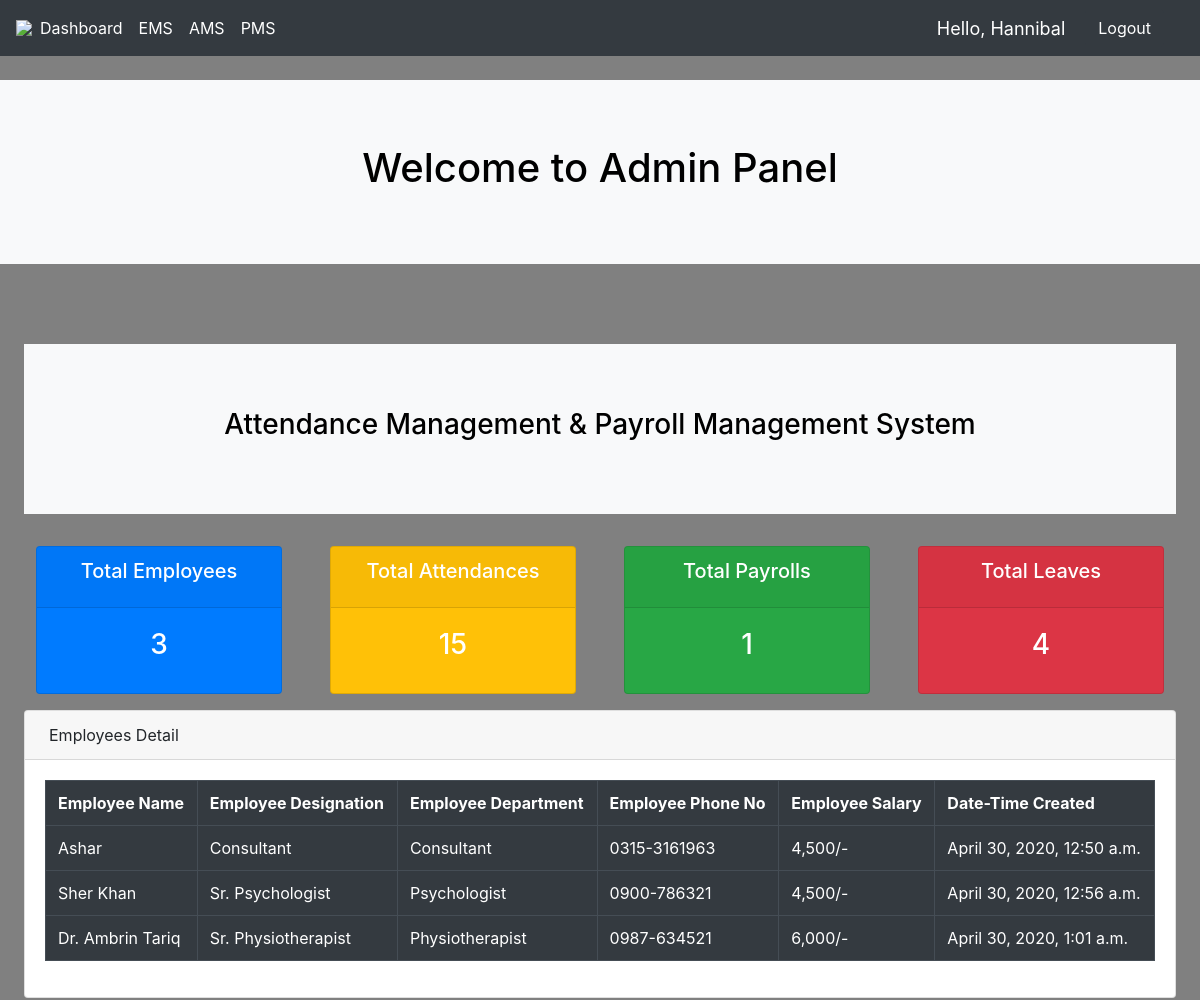
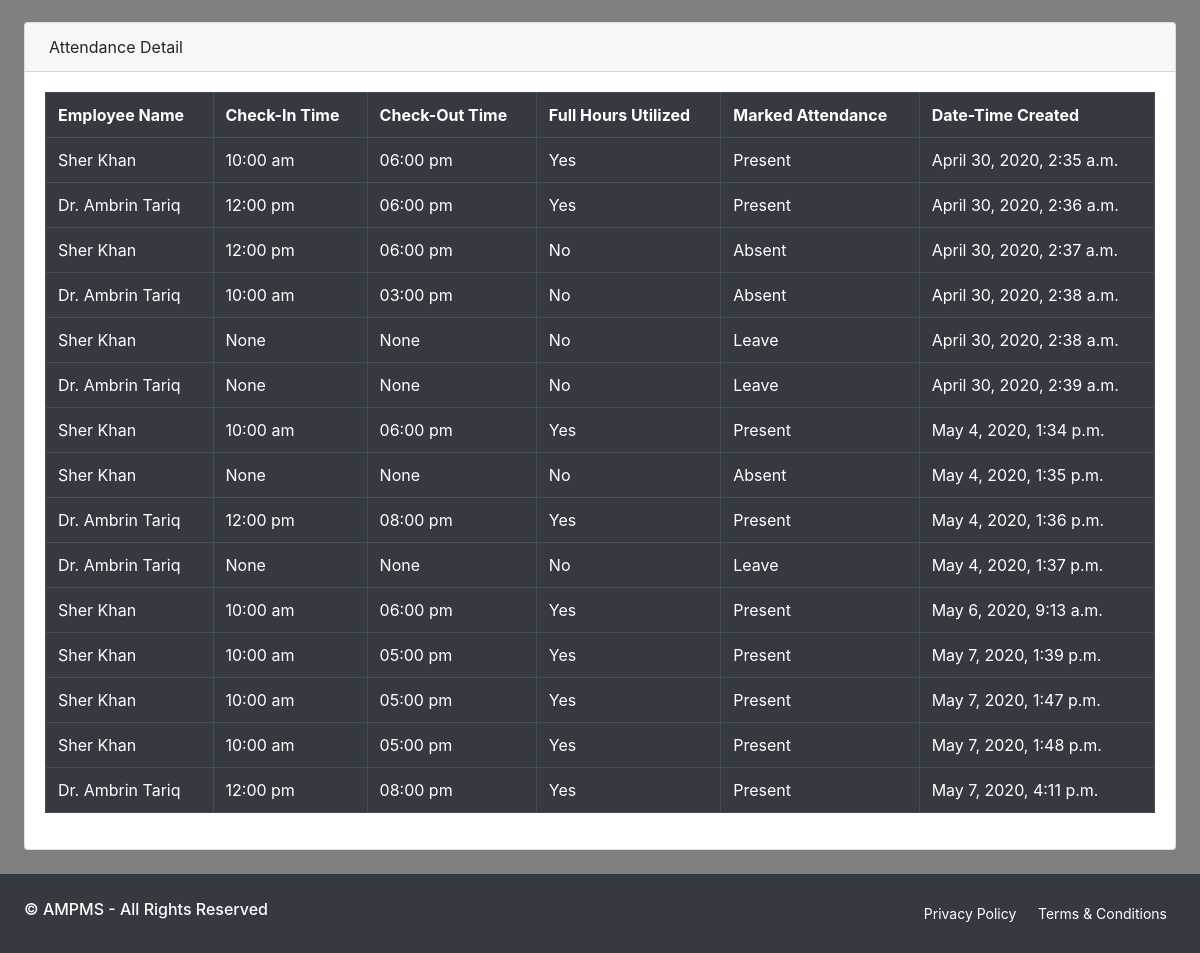
The app's page / (signed in) with its own data (2 pictures, top to bottom).
### Project/models.py (models this page shows, shortened)
class Employee(models.Model):
    DEPARTMENT = (
        ('Psychologist', 'Psychologist'),
        ('Physiotherapist', 'Physiotherapist'),
        ('Consultant', 'Consultant'),
        ('Intern', 'Intern')
    )
    EDUCATION = (
        ('Bachelors', 'Bachelors'),
        ('Masters', 'Masters')
    )
    employee_user_id = models.OneToOneField(User, null=True, blank=False, on_delete=models.CASCADE)
    Full_Name = models.CharField(max_length=200, null=True)
    Email_Address = models.EmailField(max_length=200, null=True)
    CNIC = models.CharField(max_length=200, null=True)
    Password = models.CharField(max_length=200, blank=True, null=True)
    Confirm_Password = models.CharField(max_length=200, blank=True, null=True)
    Phone_No = models.CharField(max_length=200, null=True)
    Department = models.CharField(max_length=200, null=True, choices=DEPARTMENT)
    Designation = models.CharField(max_length=200, null=True)
    Salary = models.CharField(max_length=100, null=True)
    Experience = models.CharField(max_length=200, null=True)
    Education = models.CharField(max_length=200, null=True, choices=EDUCATION)
    Profile_Pic = models.ImageField(default="Male Profile Avatar.png", null=True, blank=True)
    Date_created = models.DateTimeField(auto_now_add=True)
    def __str__(self):
        return self.Full_Name

class Attendance(models.Model):
    CHECKED_IN = (
        ('Yes', 'Yes'),
        ('No', 'No')
    )
    CHECKED_OUT = (
        ('Yes', 'Yes'),
        ('No', 'No')
    )
    STATUS = (
        ('Working', 'Working'),
        ('End', 'End'),
        ('Extra Shift', 'Extra Shift'),
        ('On Leave', 'On Leave'),
    )
    MARK = (
        ('Present', 'Present'),
        ('Absent', 'Absent'),
        ('Leave', 'Leave'),
    )
    EARLY_GOING = (
        ('Yes', 'Yes'),
        ('No', 'No'),
    )
    LATE_COMMING = (
        ('Yes', 'Yes'),
        ('No', 'No'),
    )
    HOURS_UTILIZED = (
        ('Yes', 'Yes'),
        ('No', 'No'),
    )
    Employee_Name = models.ForeignKey(Employee, null=True, on_delete=models.SET_NULL)
    Check_In = models.CharField(max_length=50, null=True, choices=CHECKED_IN)
    Time_In = models.CharField(max_length=100, null=True)
    Check_Out = models.CharField(max_length=50, null=True, choices=CHECKED_OUT)
    Time_Out = models.CharField(max_length=100, null=True)
    Early_Going = models.CharField(max_length=50, blank=True, null=True, choices=EARLY_GOING)
    Late_Comming = models.CharField(max_length=50, blank=True, null=True, choices=LATE_COMMING)
    leave = models.ForeignKey(Leave, blank=True, null=True, on_delete=models.SET_NULL)
    Status = models.CharField(max_length=100, null=True, choices=STATUS)
    FullHours_Utilized = models.CharField(max_length=50, null=True, choices=HOURS_UTILIZED)
    Mark_Attendance = models.CharField(max_length=100, null=True, choices=MARK)
    Date_created = models.DateTimeField(auto_now_add=True)

### Project/decorators.py (the view)
    def wrapper_function(request, *args, **kwargs):
        group = None
        if request.user.groups.exists():
            group = request.user.groups.all()[0].name
        if group == 'Employees':
            return redirect('emp_dashboard')
        if group == 'Admin':
            return view_func(request, *args, **kwargs)

### Project/views.py (called while the page is built)
@login_required(login_url=login_page)
@admin_only
def home(request):
    employees = Employee.objects.all()
    attendances = Attendance.objects.all()
    payrolls = Payroll.objects.all()
    leaves = Leave.objects.all()
    total_employee = employees.count()
    total_leave = leaves.count
    total_attendance = attendances.count()
    total_payroll = payrolls.count()
    context = {'employees': employees, 'attendances': attendances,
               'payrolls': payrolls, 'total_leave': total_leave,
               'total_employee': total_employee, 'total_attendance': total_attendance,
               'total_payroll': total_payroll}
    return render(request, 'projects/Dashboard.html', context)

### Project/templates/projects/Dashboard.html (shortened to what this page needs)
{% extends 'projects/Main.html' %}
{% load static %}
{% block content %}
<link rel="stylesheet" href="https://cdnjs.cloudflare.com/ajax/libs/Chart.js/2.9.3/Chart.css" />
<link rel="stylesheet" href="https://cdnjs.cloudflare.com/ajax/libs/Chart.js/2.9.3/Chart.min.css" />
<link href="{% static 'CSS/styles.css' %}" rel="stylesheet">
<br>
<div class="jumbotron jumbotron-fluid bg-light">
    <h1 align="center">
        <font color="Black">Welcome to Admin Panel</font>
    </h1>
</div>
<br>
<br>
<div id="layoutSidenav_content">
    <div class="container-fluid">
        <div class="jumbotron jumbotron-fluid bg-light">
            <h3 align="center">
                <font color="Black">Attendance Management & Payroll Management System</font>
            </h3>
        </div>
        <div class="row">
            <div class="col">
                <div class="col-md">
                    <div class="card text-center text-white bg-primary mb-3">
                        <div class="card-header">
                            <h5 class="card-title">Total Employees</h5>
                        </div>
                        <div class="card-body">
                            <h3 class="card-title">{{total_employee}}</h3>
                        </div>
                    </div>
                </div>
            </div>
            <div class="col">
                <div class="col-md">
                    <div class="card text-center text-white bg-warning mb-3">
                        <div class="card-header">
                            <h5 class="card-title">Total Attendances</h5>
                        </div>
                        <div class="card-body">
                            <h3 class="card-title">{{total_attendance}}</h3>
                        </div>
                    </div>
                </div>
            </div>
            <div class="col">
                <div class="col-md">
                    <div class="card text-center text-white bg-success mb-3">
                        <div class="card-header">
                            <h5 class="card-title">Total Payrolls</h5>
                        </div>
                        <div class="card-body">
                            <h3 class="card-title">{{total_payroll}}</h3>
                        </div>
                    </div>
                </div>
            </div>
            <div class="col">
                <div class="col-md">
                    <div class="card text-center text-white bg-danger mb-3">
                        <div class="card-header">
                            <h5 class="card-title">Total Leaves</h5>
                        </div>
                        <div class="card-body">
                            <h3 class="card-title">{{total_leave}}</h3>
                        </div>
                    </div>
                </div>
            </div>
        </div>
        <div class="card mb-4">
            <div class="card-header">Employees Detail</div>
            <div class="card-body">
                <div class="table-responsive">
                    <table class="table table-bordered table-dark text-white" id="dataTable" width="100%" cellspacing="0">
                        <tr>
                            <th>Employee Name</th>
                            <th>Employee Designation</th>
                            <th>Employee Department</th>
                            <th>Employee Phone No</th>
                            <th>Employee Salary</th>
                            <th>Date-Time Created</th>
                        </tr>
                        {% for e in employees %}
                        <tr>
                            <td>{{e.Full_Name}}</td>
                            <td>{{e.Designation}}</td>
                            <td>{{e.Department}}</td>
                            <td>{{e.Phone_No}}</td>
                            <td>{{e.Salary}}</td>
                            <td>{{e.Date_created}}</td>
                        </tr>
                        {% endfor %}
                    </table>
                </div>
            </div>
        </div>
        <div class="card mb-4">
            <div class="card-header">Attendance Detail</div>
            <div class="card-body">
                <div class="table-responsive">
                    <table class="table table-bordered table-dark text-white" width="100%" cellspacing="0">
                        <tr>
                            <th>Employee Name</th>
                            <th>Check-In Time</th>
                            <th>Check-Out Time</th>
                            <th>Full Hours Utilized</th>
                            <th>Marked Attendance</th>
                            <th>Date-Time Created</th>
                        </tr>
                        {% for a in attendances %}
                        <tr>
                            <td>{{a.Employee_Name}}</td>
                            <td>{{a.Time_In}}</td>
                            <td>{{a.Time_Out}}</td>
                            <td>{{a.FullHours_Utilized}}</td>
                            <td>{{a.Mark_Attendance}}</td>
                            <td>{{a.Date_created}}</td>
                        </tr>
                    {% endfor %}
                    </table>
                </div>
            </div>
        </div>
    </div>
</div>
{% endblock %}

### Project/templates/projects/Main.html (shortened to what this page needs)
{% load static %}
<html>
    <head>
        <link rel="stylesheet"
              href="https://stackpath.bootstrapcdn.com/bootstrap/4.3.1/css/bootstrap.min.css"
>
    </head>
    <body>
        {% include 'projects/Navbar.html' %}
        {% block content %}
        {% endblock %}
    </body>
    <footer class="py-4 bg-dark mt-auto">
        <div class="container-fluid">
            <div class="d-flex align-items-center justify-content-between small">
                <div class="text-muted">
                    <h6><font color="White">&copy; AMPMS - All Rights Reserved</font></h6>
                </div>
                <div>
                    <a class="btn btn-sm btn-dark" href="#">Privacy Policy</a>
                    <a class="btn btn-sm btn-dark" href="#">Terms &amp; Conditions</a>
                </div>
            </div>
        </div>
    </footer>
</html>

### Project/templates/projects/Navbar.html (shortened to what this page needs)
{% load static %}
<nav class="navbar navbar-expand-lg navbar-light bg-dark">
  <img src="{% static 'Images/logo final test.png' %}">
  <div class="collapse navbar-collapse" id="navbarNav">
    <ul class="navbar-nav">
      <li class="nav-item active">
        <a class="nav-link nav text-white" href="{% url 'home' %}">Dashboard</a>
      </li>
      <li class="nav-item active">
        <a class="nav-link nav text-white" href="{% url 'user' %}">EMS</a>
      </li>
      <li class="nav-item active">
        <a class="nav-link nav text-white" href="{% url 'attendance' %}">AMS</a>
      </li>
      <li class="nav-item active">
        <a class="nav-link nav text-white" href="{% url 'payroll' %}">PMS</a>
      </li>
    </ul>
  </div>
  <span class="hello-msg">Hello, {{request.user}}</span>
  <span><a class="hello-msg btn btn-dark" href="{% url 'logout_user' %}">Logout</a></span>
</nav>

### Project/templates/projects/Main.html (style rules this page uses)
body, html { margin: 0; padding: 0; height: 100%; background: Grey !important; }

### Project/templates/projects/Navbar.html (style rules this page uses)
.hello-msg { font-size: 18px; color: #fff; margin-right: 20px; }

### records on screen
Employee: Full_Name "Ashar", Designation "Consultant", Department "Consultant", Phone_No "0315-3161963", Salary "4,500/-", Date_created "April 30, 2020, 12:50 a.m."
Employee: Full_Name "Sher Khan", Designation "Sr. Psychologist", Department "Psychologist", Phone_No "0900-786321", Salary "4,500/-", Date_created "April 30, 2020, 12:56 a.m."
Employee: Full_Name "Dr. Ambrin Tariq", Designation "Sr. Physiotherapist", Department "Physiotherapist", Phone_No "0987-634521", Salary "6,000/-", Date_created "April 30, 2020, 1:01 a.m."
Attendance: Employee_Name "Sher Khan", Time_In "10:00 am", Time_Out "06:00 pm", FullHours_Utilized "Yes", Mark_Attendance "Present", Date_created "April 30, 2020, 2:35 a.m."
Attendance: Employee_Name "Dr. Ambrin Tariq", Time_In "12:00 pm", Time_Out "06:00 pm", FullHours_Utilized "Yes", Mark_Attendance "Present", Date_created "April 30, 2020, 2:36 a.m."
Attendance: Employee_Name "Sher Khan", Time_In "12:00 pm", Time_Out "06:00 pm", FullHours_Utilized "No", Mark_Attendance "Absent", Date_created "April 30, 2020, 2:37 a.m."
Attendance: Employee_Name "Dr. Ambrin Tariq", Time_In "10:00 am", Time_Out "03:00 pm", FullHours_Utilized "No", Mark_Attendance "Absent", Date_created "April 30, 2020, 2:38 a.m."
Attendance: Employee_Name "Sher Khan", Time_In "None", Time_Out "None", FullHours_Utilized "No", Mark_Attendance "Leave", Date_created "April 30, 2020, 2:38 a.m."
Attendance: Employee_Name "Dr. Ambrin Tariq", Time_In "None", Time_Out "None", FullHours_Utilized "No", Mark_Attendance "Leave", Date_created "April 30, 2020, 2:39 a.m."
Attendance: Employee_Name "Sher Khan", Time_In "10:00 am", Time_Out "06:00 pm", FullHours_Utilized "Yes", Mark_Attendance "Present", Date_created "May 4, 2020, 1:34 p.m."
Attendance: Employee_Name "Sher Khan", Time_In "None", Time_Out "None", FullHours_Utilized "No", Mark_Attendance "Absent", Date_created "May 4, 2020, 1:35 p.m."
Attendance: Employee_Name "Dr. Ambrin Tariq", Time_In "12:00 pm", Time_Out "08:00 pm", FullHours_Utilized "Yes", Mark_Attendance "Present", Date_created "May 4, 2020, 1:36 p.m."
Attendance: Employee_Name "Dr. Ambrin Tariq", Time_In "None", Time_Out "None", FullHours_Utilized "No", Mark_Attendance "Leave", Date_created "May 4, 2020, 1:37 p.m."
Attendance: Employee_Name "Sher Khan", Time_In "10:00 am", Time_Out "06:00 pm", FullHours_Utilized "Yes", Mark_Attendance "Present", Date_created "May 6, 2020, 9:13 a.m."
Attendance: Employee_Name "Sher Khan", Time_In "10:00 am", Time_Out "05:00 pm", FullHours_Utilized "Yes", Mark_Attendance "Present", Date_created "May 7, 2020, 1:39 p.m."
Attendance: Employee_Name "Sher Khan", Time_In "10:00 am", Time_Out "05:00 pm", FullHours_Utilized "Yes", Mark_Attendance "Present", Date_created "May 7, 2020, 1:47 p.m."
Attendance: Employee_Name "Sher Khan", Time_In "10:00 am", Time_Out "05:00 pm", FullHours_Utilized "Yes", Mark_Attendance "Present", Date_created "May 7, 2020, 1:48 p.m."
Attendance: Employee_Name "Dr. Ambrin Tariq", Time_In "12:00 pm", Time_Out "08:00 pm", FullHours_Utilized "Yes", Mark_Attendance "Present", Date_created "May 7, 2020, 4:11 p.m."

### other values on screen
{{ request.user }} "Hannibal"
{{ total_employee }} "3"
{{ total_attendance }} "15"
{{ total_payroll }} "1"
{{ total_leave }} "4"
